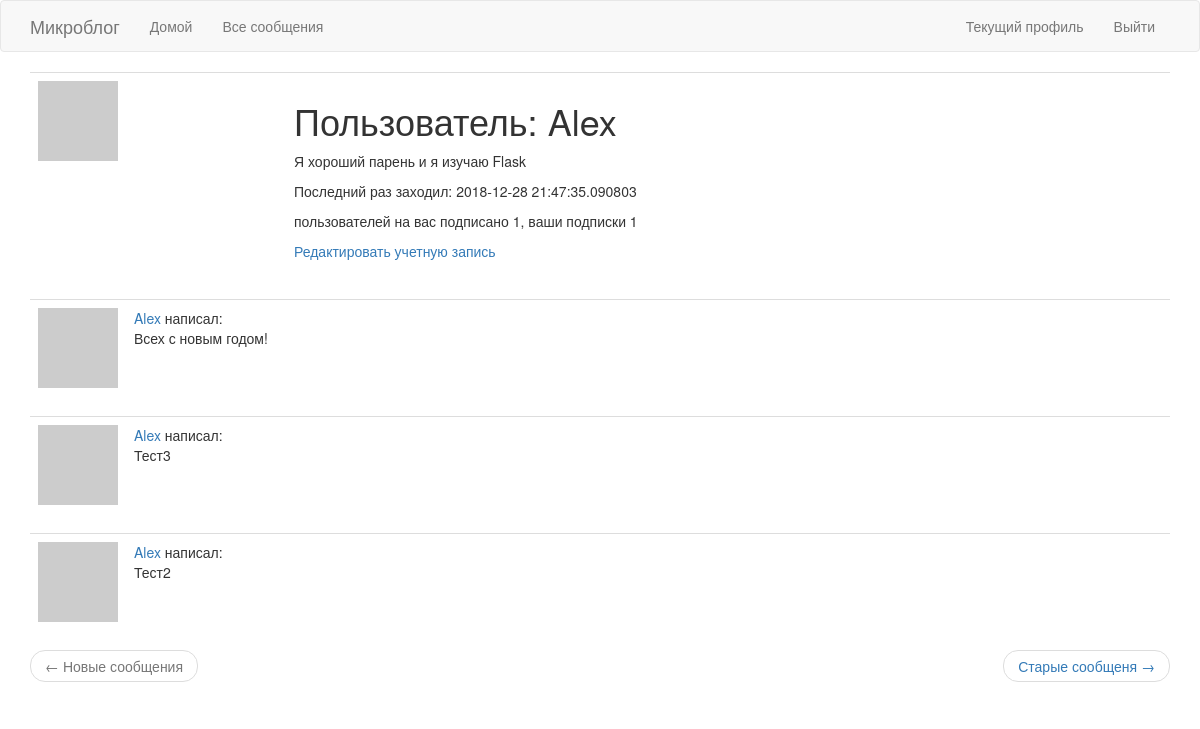
The app's page /user/Alex (signed in), older data.
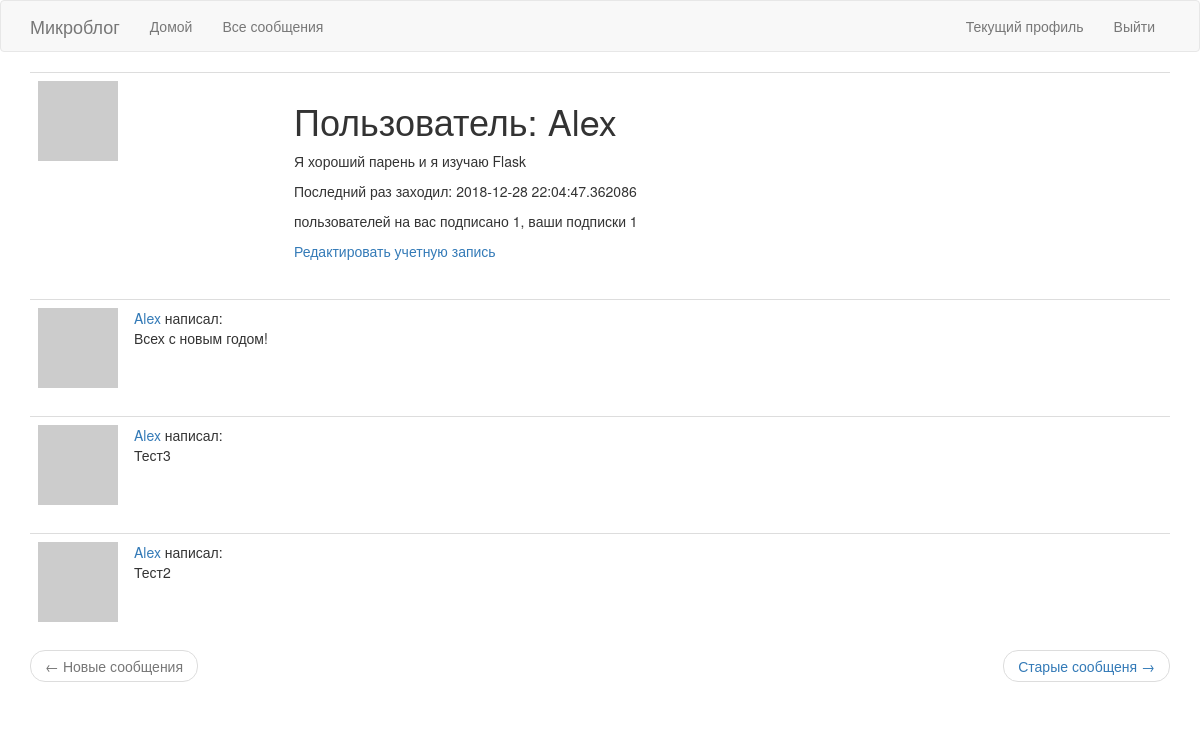
The same page, newer data.
### app/models.py (models this page shows, shortened)
class User(UserMixin, db.Model):
	id = db.Column(db.Integer, primary_key=True)
	username = db.Column(db.String(64), index=True, unique=True)
	email = db.Column(db.String(120), index=True, unique=True)
	password_hash = db.Column(db.String(128))
	posts = db.relationship('Post', backref='author', lazy='dynamic')
	about_me = db.Column(db.String(140))
	last_seen = db.Column(db.DateTime, default=datetime.utcnow)
	def avatar(self, size):
		digest = md5(self.email.lower().encode('utf-8')).hexdigest()
		return 'https://www.gravatar.com/avatar/{}?d=identicon&s={}'.format(digest, size)
	followed = db.relationship(
		'User', secondary=followers,
		primaryjoin=(followers.c.follower_id == id),
		secondaryjoin=(followers.c.followed_id == id),
		backref=db.backref('followers', lazy='dynamic'),
		lazy='dynamic'
	)

class Post(db.Model):
	id = db.Column(db.Integer, primary_key=True)
	body = db.Column(db.String(140))
	timestamp = db.Column(db.DateTime, index=True, default=datetime.utcnow)
	user_id = db.Column(db.Integer, db.ForeignKey('user.id'))

### app/routes.py (the view)
@app.route('/user/<username>')
@login_required
def user(username):
	user = User.query.filter_by(username=username).first_or_404()
	page = request.args.get('page', 1, type=int)
	posts = user.posts.order_by(Post.timestamp.desc()).paginate(page, app.config['POST_PER_PAGE'], False)
	next_url = url_for('user', username=user.username, page=posts.next_num) \
		if posts.has_next else None
	prev_url = url_for('user', username=user.username, page=posts.prev_num) \
		if posts.has_prev else None
	return render_template('user.html', title='Учетная запись', user=user, posts=posts.items, next_url=next_url, prev_url=prev_url)

### app/models.py (called while the page is built)
@login.user_loader
def load_user(id):
	return User.query.get(int(id))

### app/routes.py (called while the page is built)
@app.before_request
def before_request():
	if current_user.is_authenticated:
		current_user.last_seen = datetime.utcnow()
		db.session.commit()

### app/templates/user.html
{% extends "base.html" %}
{% block app_content %}
	<table class="table table-hover">
		<tr>
			<td width="256px"><img src="{{ user.avatar(256) }}"></td>
			<td>
				<h1>Пользователь: {{ user.username }}</h1>
				{% if user.about_me %}<p>{{ user.about_me }}</p>{% endif %}
				{% if user.last_seen %}<p>Последний раз заходил: {{ user.last_seen }}</p>{% endif %}
				<p> пользователей на вас подписано {{ user.followers.count() }}, ваши подписки {{ user.followed.count() }} </p>
				{% if user == current_user %}
				<p><a href="{{ url_for('edit_profile') }}">Редактировать учетную запись</a></p>
				{% elif not current_user.is_following(user) %}
				<p><a href="{{ url_for('follow', username=user.username) }}">Подписаться</a></p>
				{% else %}
				<p><a href="{{ url_for('unfollow', username=user.username) }}">Отписаться</a></p>
				{% endif %}
			</td>
		</tr>
	</table>
	{% for post in posts %}
		{% include '_post.html' %}
	{% endfor %}
	<nav aria-label="...">
        <ul class="pager">
            <li class="previous{% if not prev_url %} disabled{% endif %}">
                <a href="{{ prev_url or '#' }}">
                    <span aria-hidden="true">&larr;</span> Новые сообщения
                </a>
            </li>
            <li class="next{% if not next_url %} disabled{% endif %}">
                <a href="{{ next_url or '#' }}">
                    Старые сообщеня <span aria-hidden="true">&rarr;</span>
                </a>
            </li>
        </ul>
{% endblock %}

### app/templates/base.html (shortened to what this page needs)
{% extends "bootstrap/base.html" %}
{% block navbar %}
	<nav class="navbar navbar-default">
		<div class="container">
            <div class="navbar-header">
                <a class="navbar-brand" href="{{ url_for('index') }}">Микроблог</a>
            </div>
            <div class="collapse navbar-collapse" id="bs-example-navbar-collapse-1">
                <ul class="nav navbar-nav">
                    <li><a href="{{ url_for('index') }}">Домой</a></li>
                    <li><a href="{{ url_for('explore') }}">Все сообщения</a></li>
                </ul>
                <ul class="nav navbar-nav navbar-right">
                    {% if current_user.is_anonymous %}
                    <li><a href="{{ url_for('login') }}">Войти</a></li>
                    {% else %}
                    <li><a href="{{ url_for('user', username=current_user.username) }}">Текущий профиль</a></li>
                    <li><a href="{{ url_for('logout') }}">Выйти</a></li>
                    {% endif %}
                </ul>
            </div>
        </div>
	</nav>
{% endblock %}
{% block content %}
	<div class="container">
		{% block app_content %}{% endblock %}
	</div>
{% endblock %}

### app/templates/_post.html
<table class="table table-hover">
	<tr>
		<td width="70px">
			<a href="{{ url_for('user', username=post.author.username) }}">
				<img src="{{ post.author.avatar(70) }}">
			</a>
		</td>
		<td>
			<a href="{{ url_for('user', username=post.author.username) }}">
				{{ post.author.username }}
			</a>
			написал:
			<br>
			{{ post.body }}
		</td>
	</tr>
</table>

Row changes from the older to the newer data that the page shows:
changed User "Alex": last_seen "2018-12-28 21:47:35.090803" → "2018-12-28 22:04:47.362086"
